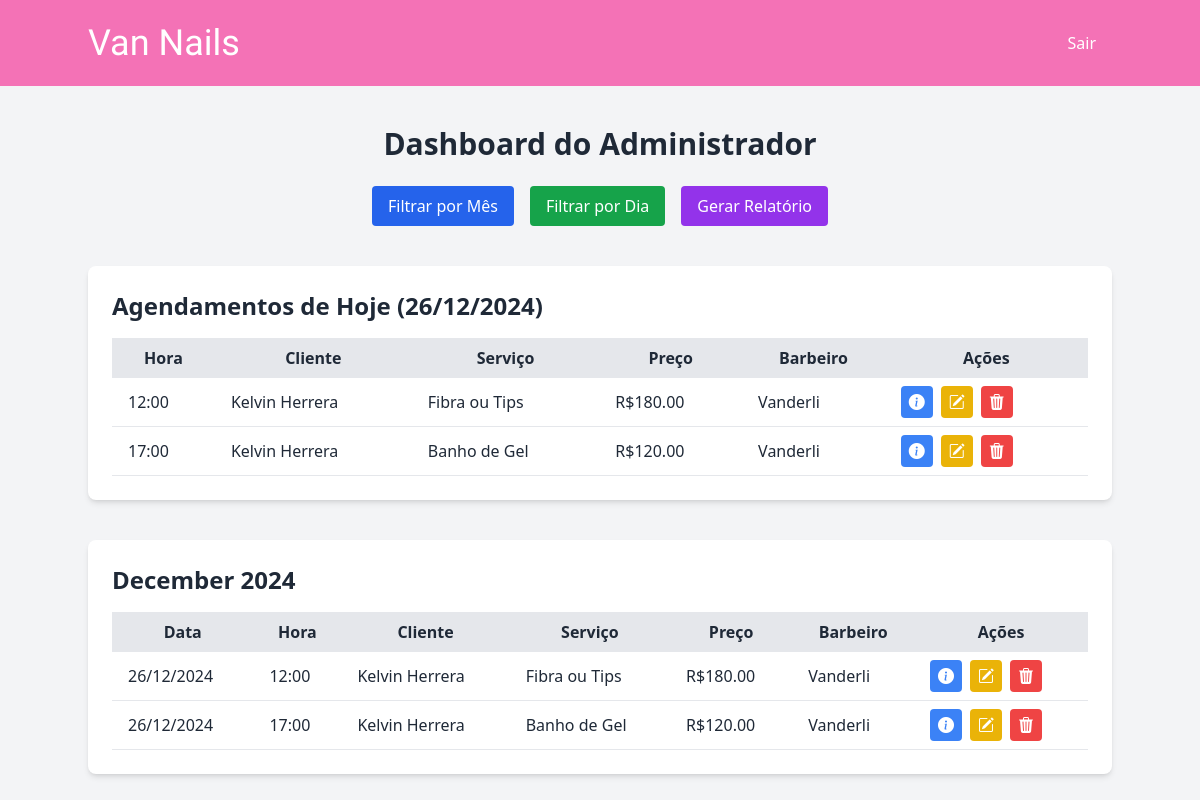
The app's page /admin/dashboard (signed in) with its own data.
### app.py (models this page shows)
class Appointment(db.Model):
    id = db.Column(db.Integer, primary_key=True)
    user_id = db.Column(db.Integer, db.ForeignKey('user.id'), nullable=False)
    date = db.Column(db.Date, nullable=False)
    time = db.Column(db.Time, nullable=False)
    user = db.relationship('User', backref='appointments')
    service_type = db.Column(db.String(100), nullable=False)  # Tipo de serviço
    price = db.Column(db.Float, nullable=False)  # Preço do serviço
    barber = db.Column(db.String(50), nullable=False)
    user = db.relationship('User', backref=db.backref('appointments', lazy=True))
    __table_args__ = (
        db.UniqueConstraint('date', 'time', 'barber',name='unique_appointment'),
    )

class User(db.Model):
    id = db.Column(db.Integer, primary_key=True)
    name = db.Column(db.String(80), nullable=False)
    email = db.Column(db.String(120), unique=True, nullable=False)
    phone = db.Column(db.String(15), nullable=False)
    password = db.Column(db.String(200), nullable=False)
    is_admin = db.Column(db.Boolean, default=False)

### app.py (the view)
@app.route("/admin/dashboard")
@login_required
def admin_dashboard():
    user_id = session['user_id']
    user = User.query.get(user_id)
    if not user.is_admin:
        flash("Acesso negado. Apenas administradores podem acessar esta página.", "error")
        return redirect(url_for("home"))
    today = date.today()
    appointments = Appointment.query.order_by(Appointment.date, Appointment.time).all()
    appointments_today = []
    appointments_by_day = defaultdict(list)
    appointments_by_month = defaultdict(list)
    for appointment in appointments:
        if appointment.date == today:
            appointments_today.append(appointment)
        day = appointment.date.strftime('%d/%m/%Y')
        appointments_by_day[day].append(appointment)
        month = appointment.date.strftime('%B %Y')
        appointments_by_month[month].append(appointment)
    return render_template(
        "admin_dashboard.html",
        appointments_today=appointments_today,
        appointments_by_month=appointments_by_month,
        appointments_by_day=appointments_by_day,
        view_mode=request.args.get('view', 'month'),  # Padrão: 'month'
        today=today  # Adicionando o dia atual
    )

### app.py (called while the page is built)
def login_required(f):
    @wraps(f)
    def decorated_function(*args, **kwargs):
        if 'user_id' not in session:
            flash("Por favor, faça login para acessar a agenda.")
            return redirect(url_for('login'))
        return f(*args, **kwargs)
    return decorated_function

### templates/admin_dashboard.html (shortened to what this page needs)
<!DOCTYPE html>
<html lang="en">
<head>
    <script src="https://cdn.tailwindcss.com"></script>
    <link rel="stylesheet" href="https://cdn.jsdelivr.net/npm/bootstrap-icons@1.11.3/font/bootstrap-icons.min.css">
</head>
<body class="bg-gray-100 text-gray-800">
    <nav class="bg-pink-400 text-white">
        <div class="container mx-auto flex justify-between items-center py-4">
        <a href="{{ url_for('admin_dashboard') }}" class="flex items-center">
            <p class="logo">Van Nails</p>
        </a>
            <a href="{{ url_for('logout') }}" class="bg-white-600 py-2 px-4 rounded hover:bg-red-700">
                Sair
            </a>
        </div>
    </nav>
    <div class="container mx-auto mt-10">
        <h2 class="text-3xl font-bold text-center">Dashboard do Administrador</h2>
        <div class="flex justify-center space-x-4 mt-6">
            <a href="?view=month" class="bg-blue-600 text-white py-2 px-4 rounded hover:bg-blue-700">
                Filtrar por Mês
            </a>
            <a href="?view=day" class="bg-green-600 text-white py-2 px-4 rounded hover:bg-green-700">
                Filtrar por Dia
            </a>
            <a href="{{ url_for('relatorio_page') }}" class="bg-purple-600 text-white py-2 px-4 rounded hover:bg-purple-700">
                Gerar Relatório
            </a>
        </div>
{% if appointments_today %}
<div class="mt-10 bg-white p-6 rounded-lg shadow-md">
    <h3 class="text-2xl font-bold text-gray-800">Agendamentos de Hoje ({{ today.strftime('%d/%m/%Y') }})</h3>
    <div class="overflow-x-auto">
        <table class="table-auto w-full mt-4">
            <thead>
                <tr class="bg-gray-200">
                    <th class="px-4 py-2">Hora</th>
                    <th class="px-4 py-2">Cliente</th>
                    <th class="px-4 py-2">Serviço</th>
                    <th class="px-4 py-2">Preço</th>
                    <th class="px-4 py-2">Barbeiro</th>
                    <th class="px-4 py-2">Ações</th>
                </tr>
            </thead>
            <tbody>
                {% for appointment in appointments_today %}
                <tr class="border-b">
                    <td class="px-4 py-2">{{ appointment.time.strftime('%H:%M') }}</td>
                    <td class="px-4 py-2">{{ appointment.user.name }}</td>
                    <td class="px-4 py-2">{{ appointment.service_type }}</td>
                    <td class="px-4 py-2">R${{ '%.2f' | format(appointment.price) }}</td>
                    <td class="px-4 py-2">{{ appointment.barber }}</td>
                    <td class="px-4 py-2 flex space-x-2">
                        <button onclick="openModal('{{ appointment.user.name }}', '{{ appointment.user.email }}', '{{ appointment.user.phone }}')"
                                class="bg-blue-500 text-white px-2 py-1 rounded hover:bg-blue-600">
                            <i class="bi bi-info-circle-fill"></i>
                        </button>
                        <a href="{{ url_for('editar_agendamento', appointment_id=appointment.id) }}"
                           class="bg-yellow-500 text-white px-2 py-1 rounded hover:bg-yellow-600">
                           <i class="bi bi-pencil-square"></i>
                        </a>
                        <a href="{{ url_for('deletar_agendamento', appointment_id=appointment.id) }}"
                           onclick="return confirm('Tem certeza que deseja deletar este agendamento?')"
                           class="bg-red-500 text-white px-2 py-1 rounded hover:bg-red-600">
                           <i class="bi bi-trash3-fill"></i>
                        </a>
                    </td>
                </tr>
                {% endfor %}
            </tbody>
        </table>
    </div>
</div>
{% endif %}
{% if view_mode == 'month' %}
{% for month, appointments in appointments_by_month.items() %}
<div class="mt-10 bg-white p-6 rounded-lg shadow-md">
    <h3 class="text-2xl font-bold text-gray-800">{{ month }}</h3>
    <div class="overflow-x-auto">
        <table class="table-auto w-full mt-4">
            <thead>
                <tr class="bg-gray-200">
                    <th class="px-4 py-2">Data</th>
                    <th class="px-4 py-2">Hora</th>
                    <th class="px-4 py-2">Cliente</th>
                    <th class="px-4 py-2">Serviço</th>
                    <th class="px-4 py-2">Preço</th>
                    <th class="px-4 py-2">Barbeiro</th>
                    <th class="px-4 py-2">Ações</th>
                </tr>
            </thead>
            <tbody>
                {% for appointment in appointments %}
                <tr class="border-b">
                    <td class="px-4 py-2">{{ appointment.date.strftime('%d/%m/%Y') }}</td>
                    <td class="px-4 py-2">{{ appointment.time.strftime('%H:%M') }}</td>
                    <td class="px-4 py-2">{{ appointment.user.name }}</td>
                    <td class="px-4 py-2">{{ appointment.service_type }}</td>
                    <td class="px-4 py-2">R${{ '%.2f' | format(appointment.price) }}</td>
                    <td class="px-4 py-2">{{ appointment.barber }}</td>
                    <td class="px-4 py-2 flex space-x-2">
                        <button onclick="openModal('{{ appointment.user.name }}', '{{ appointment.user.email }}', '{{ appointment.user.phone }}')"
                                class="bg-blue-500 text-white px-2 py-1 rounded hover:bg-blue-600">
                            <i class="bi bi-info-circle-fill"></i>
                        </button>
                        <a href="{{ url_for('editar_agendamento', appointment_id=appointment.id) }}"
                           class="bg-yellow-500 text-white px-2 py-1 rounded hover:bg-yellow-600">
                           <i class="bi bi-pencil-square"></i>
                        </a>
                        <a href="{{ url_for('deletar_agendamento', appointment_id=appointment.id) }}"
                           onclick="return confirm('Tem certeza que deseja deletar este agendamento?')"
                           class="bg-red-500 text-white px-2 py-1 rounded hover:bg-red-600">
                           <i class="bi bi-trash3-fill"></i>
                        </a>
                    </td>
                </tr>
                {% endfor %}
            </tbody>
        </table>
    </div>
</div>
{% endfor %}
{% endif %}
    </div>
</body>
</html>

### templates/admin_dashboard.html (style rules this page uses)
.logo { font-family: "Imperial Script", serif; font-style: normal; font-size: 36px; font-weight: 200; }

### records on screen
Appointment: time "12:00", user.name "Kelvin Herrera", service_type "Fibra ou Tips", price "180.00", barber "Vanderli", date "26/12/2024"
Appointment: time "17:00", user.name "Kelvin Herrera", service_type "Banho de Gel", price "120.00", barber "Vanderli", date "26/12/2024"

### other values on screen
{{ today.strftime('%d/%m/%Y') }} "26/12/2024"
{{ month }} "December 2024"
